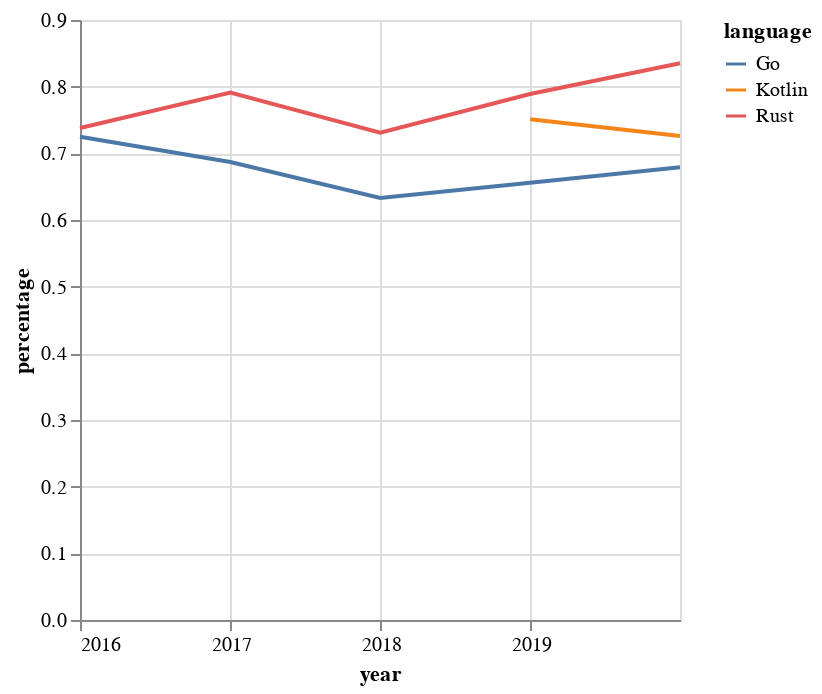

Notebook code cell kept with this figure:
### Code cell
if interesting_languages:
    df_chart = df[df['language'].isin(interesting_languages)]
else:
    df_chart = df
line = alt.Chart(df_chart, width=300).mark_line().encode(
x="year:T",
y="percentage:Q",
color="language:N")

introduced_go_modules = '2019-03-19'
rule = alt.Chart(df).mark_rule().encode(x='year:T').transform_filter(alt.datum.year == introduced_go_modules)

line + rule

### Figure 1 — Vega-Lite specification as saved in the notebook (floating-point values rounded to 4 significant figures)
{"$schema": "https://vega.github.io/schema/vega-lite/v3.4.0.json", "config": {"mark": {"tooltip": null}, "view": {"height": 300, "width": 400}}, "datasets": {"data-99b84630a52131f94b4977c1a6015de1": [{"language": "Python", "percentage": 0.666, "year": "2015-12-31"}, {"language": "C#", "percentage": 0.672, "year": "2015-12-31"}, {"language": "Haskell", "percentage": 0.695, "year": "2015-12-31"}, {"language": "F#", "percentage": 0.701, "year": "2015-12-31"}, {"language": "Scala", "percentage": 0.706, "year": "2015-12-31"}, {"language": "Clojure", "percentage": 0.71, "year": "2015-12-31"}, {"language": "Go", "percentage": 0.725, "year": "2015-12-31"}, {"language": "Rust", "percentage": 0.738, "year": "2015-12-31"}, {"language": "C++", "percentage": 0.758, "year": "2015-12-31"}, {"language": "Swift", "percentage": 0.776, "year": "2015-12-31"}, {"language": "Python", "percentage": 0.625, "year": "2016-12-31"}, {"language": "C#", "percentage": 0.62, "year": "2016-12-31"}, {"language": "Haskell", "percentage": 0.647, "year": "2016-12-31"}, {"language": "F#", "percentage": 0.707, "year": "2016-12-31"}, {"language": "Scala", "percentage": 0.694, "year": "2016-12-31"}, {"language": "Clojure", "percentage": 0.667, "year": "2016-12-31"}, {"language": "Go", "percentage": 0.687, "year": "2016-12-31"}, {"language": "Rust", "percentage": 0.791, "year": "2016-12-31"}, {"language": "Swift", "percentage": 0.721, "year": "2016-12-31"}, {"language": "Javascript", "percentage": 0.596, "year": "2016-12-31"}, {"language": "Python", "percentage": 0.627, "year": "2017-12-31"}, {"language": "C#", "percentage": 0.617, "year": "2017-12-31"}, {"language": "Haskell", "percentage": 0.545, "year": "2017-12-31"}, {"language": "F#", "percentage": 0.562, "year": "2017-12-31"}, {"language": "Scala", "percentage": 0.599, "year": "2017-12-31"}, {"language": "Clojure", "percentage": 0.598, "year": "2017-12-31"}, {"language": "Go", "percentage": 0.633, "year": "2017-12-31"}, {"language": "Rust", "percentage": 0.731, "year": "2017-12-31"}, {"language": "Swift", "percentage": 0.639, "year": "2017-12-31"}, {"language": "Javascript", "percentage": 0.598, "year": "2017-12-31"}, {"language": "Typescript", "percentage": 0.641, "year": "2017-12-31"}, {"language": "Python", "percentage": 0.68, "year": "2018-12-31"}, {"language": "C#", "percentage": 0.604, "year": "2018-12-31"}, {"language": "Haskell", "percentage": 0.536, "year": "2018-12-31"}, {"language": "F#", "percentage": 0.596, "year": "2018-12-31"}, {"language": "Scala", "percentage": 0.585, "year": "2018-12-31"}, {"language": "Clojure", "percentage": 0.596, "year": "2018-12-31"}, {"language": "Go", "percentage": 0.656, "year": "2018-12-31"}, {"language": "Rust", "percentage": 0.789, "year": "2018-12-31"}, {"language": "Swift", "percentage": 0.651, "year": "2018-12-31"}, {"language": "Javascript", "percentage": 0.619, "year": "2018-12-31"}, {"language": "Typescript", "percentage": 0.67, "year": "2018-12-31"}, {"language": "Kotlin", "percentage": 0.751, "year": "2018-12-31"}, {"language": "Python", "percentage": 0.731, "year": "2019-12-31"}, {"language": "C#", "percentage": 0.67, "year": "2019-12-31"}, {"language": "F#", "percentage": 0.617, "year": "2019-12-31"}, {"language": "Scala", "percentage": 0.583, "year": "2019-12-31"}, {"language": "Clojure", "percentage": 0.683, "year": "2019-12-31"}, {"language": "Go", "percentage": 0.679, "year": "2019-12-31"}, {"language": "Rust", "percentage": 0.835, "year": "2019-12-31"}, {"language": "Swift", "percentage": 0.692, "year": "2019-12-31"}, {"language": "Javascript", "percentage": 0.668, "year": "2019-12-31"}, {"language": "Typescript", "percentage": 0.731, "year": "2019-12-31"}, {"language": "Kotlin", "percentage": 0.726, "year": "2019-12-31"}, {"language": "Elixir", "percentage": 0.682, "year": "2019-12-31"}], "data-f9e593a59e3bdc525d7638fc0c57c3c9": [{"language": "Go", "percentage": 0.725, "year": "2015-12-31"}, {"language": "Rust", "percentage": 0.738, "year": "2015-12-31"}, {"language": "Go", "percentage": 0.687, "year": "2016-12-31"}, {"language": "Rust", "percentage": 0.791, "year": "2016-12-31"}, {"language": "Go", "percentage": 0.633, "year": "2017-12-31"}, {"language": "Rust", "percentage": 0.731, "year": "2017-12-31"}, {"language": "Go", "percentage": 0.656, "year": "2018-12-31"}, {"language": "Rust", "percentage": 0.789, "year": "2018-12-31"}, {"language": "Kotlin", "percentage": 0.751, "year": "2018-12-31"}, {"language": "Go", "percentage": 0.679, "year": "2019-12-31"}, {"language": "Rust", "percentage": 0.835, "year": "2019-12-31"}, {"language": "Kotlin", "percentage": 0.726, "year": "2019-12-31"}]}, "layer": [{"data": {"name": "data-f9e593a59e3bdc525d7638fc0c57c3c9"}, "encoding": {"color": {"field": "language", "type": "nominal"}, "x": {"field": "year", "type": "temporal"}, "y": {"field": "percentage", "type": "quantitative"}}, "mark": "line", "width": 300}, {"data": {"name": "data-99b84630a52131f94b4977c1a6015de1"}, "encoding": {"x": {"field": "year", "type": "temporal"}}, "mark": "rule", "transform": [{"filter": "(datum.year === '2019-03-19')"}]}]}
